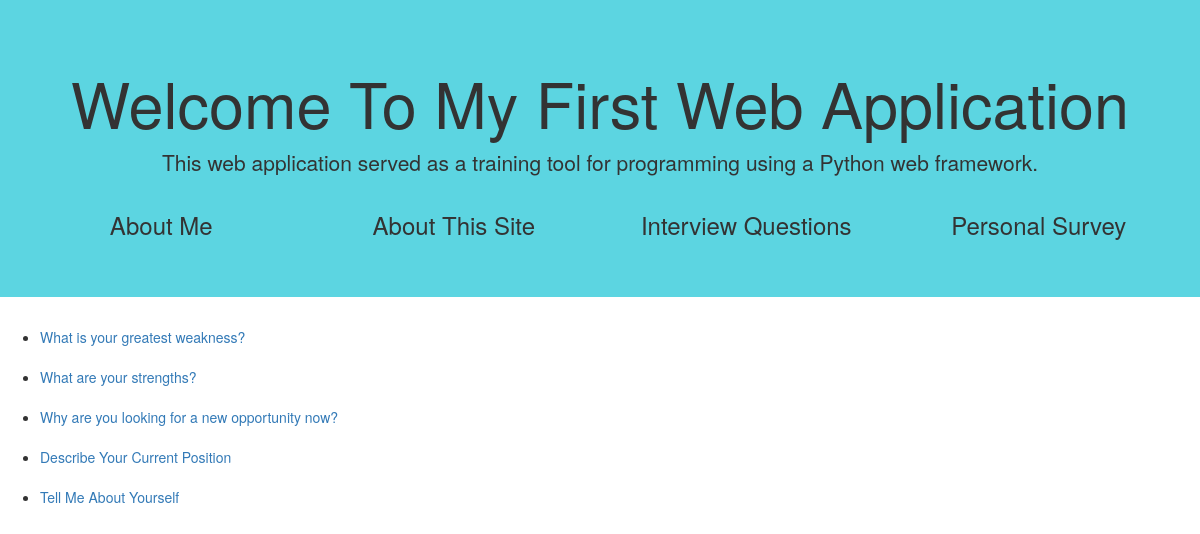
Screenshot of /polls/ with the database file from the repository.
### polls/models.py (models this page shows, shortened)
class Question(models.Model):
    question_text = models.CharField(max_length=200)
    pub_date = models.DateTimeField('date published')
    def was_published_recently(self):
        now = timezone.now()
        return now - datetime.timedelta(days=1) <= self.pub_date <= now
    was_published_recently.admin_order_field = 'pub_date'
    was_published_recently.boolean = True
    was_published_recently.short_description = 'Published recently?'

### polls/views.py (the view)
class IndexView(generic.ListView):
    template_name='polls/index.html'
    context_object_name='latest_question_list'
    def get_queryset(self):
        return Question.objects.filter(pub_date__lte=timezone.now()).order_by('-pub_date')[:5]

### polls/templates/polls/index.html (shortened to what this page needs)
{% load static %}
<!DOCTYPE html>
<html lang="en">
<head>
  <link rel="stylesheet" href="https://maxcdn.bootstrapcdn.com/bootstrap/3.3.7/css/bootstrap.min.css">
</head>
<body>
<div style="background:#5CD5E1 !important" class="jumbotron text-center">
  <h1>Welcome To My First Web Application</h1>
  <p>This web application served as a training tool for programming using a Python web framework.</p>
	<div class="container">
	  <div class="row">
		<div class="col-sm-3">
		  <h3>About Me</h3>
		</div>
		<div class="col-sm-3">
		  <h3>About This Site</h3>
		</div>
		<div class="col-sm-3">
		  <h3>Interview Questions</h3>
		</div>
		<div class="col-sm-3">
		  <h3>Personal Survey</h3>
		</div>
	  </div>
	</div>
</div>
{% if latest_question_list %}
<ul>
{% for question in latest_question_list %}
<li><a href="{% url 'polls:detail' question.id %}">{{ question.question_text }}</a></li> <br/>
{% endfor %}
</ul>
{% else %}
<p>No polls are available.</p>
{% endif %}
</body>
</html>

### rows the page displays
Question: question_text "What is your greatest weakness?"
Question: question_text "What are your strengths?"
Question: question_text "Why are you looking for a new opportunity now?"
Question: question_text "Describe Your Current Position"
Question: question_text "Tell Me About Yourself"
